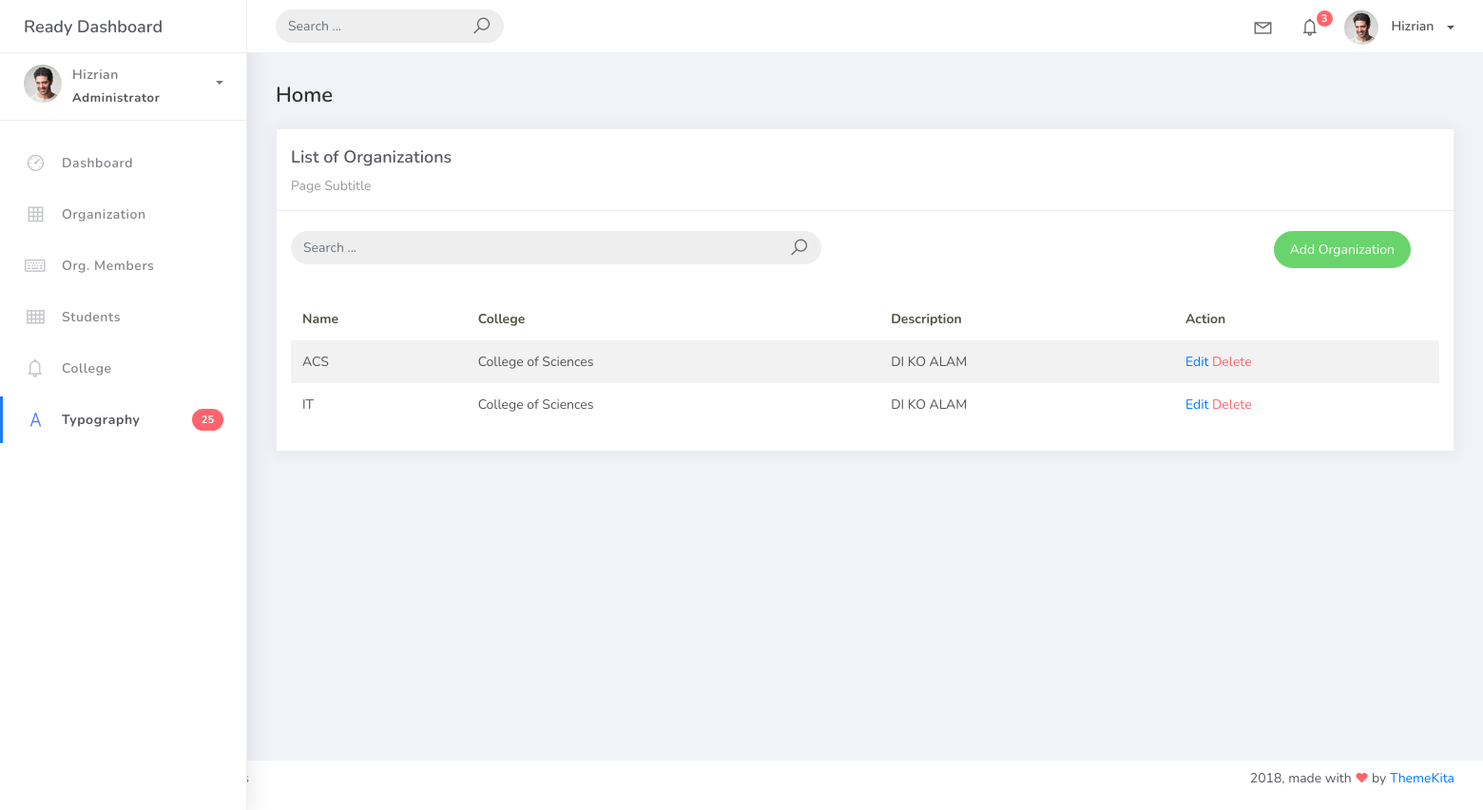
Before: /organization_list with the older database file.
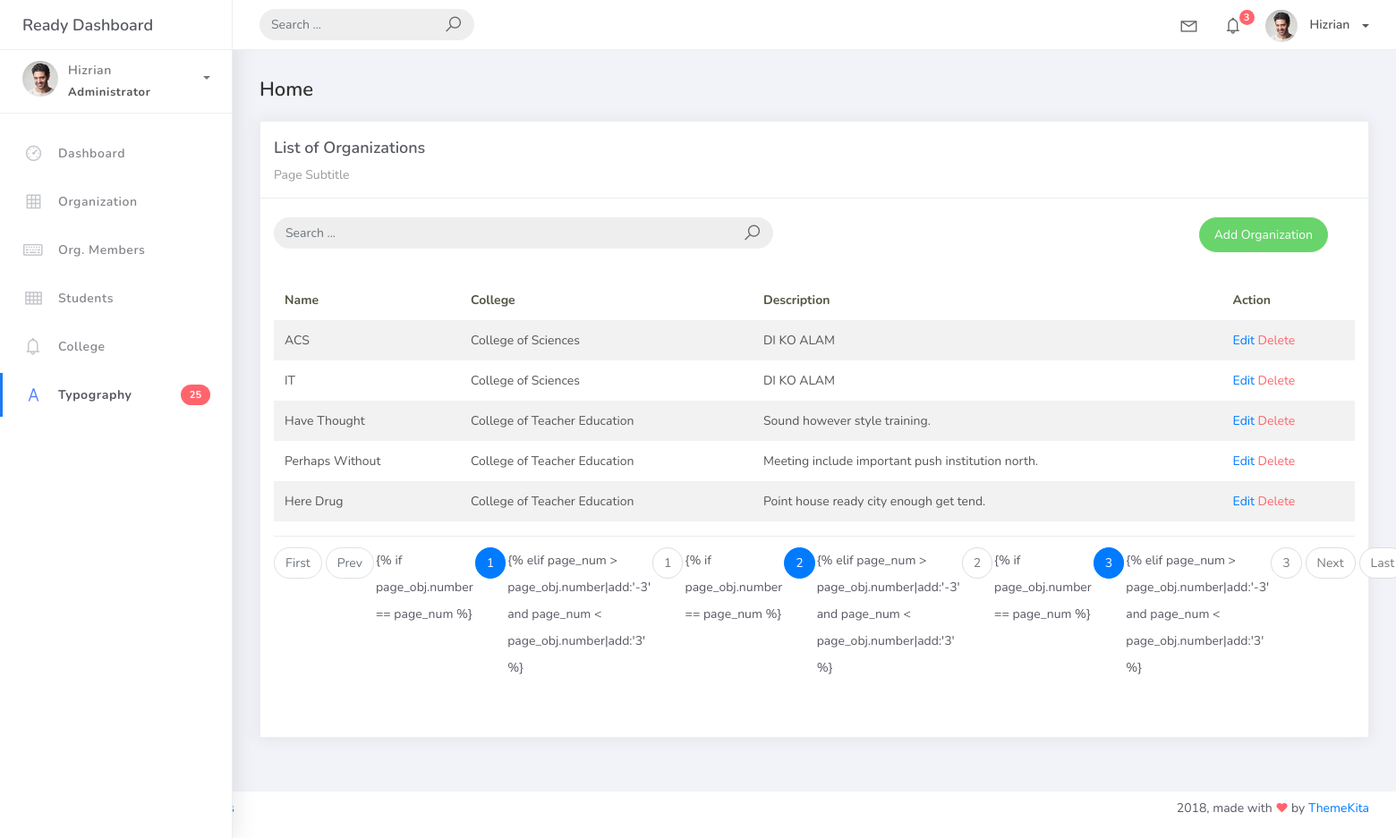
After: the same page with the newer database file.
### studentorg/models.py (models this page shows, shortened)
class BaseModel(models.Model):
    created_at = models.DateTimeField(auto_now_add=True, db_index=True)
    updated_at = models.DateTimeField(auto_now=True)
    class Meta:
        abstract = True

class Organization(BaseModel):
    name = models.CharField(max_length=250)
    college = models.ForeignKey(
        College, null=True, blank=True, on_delete=models.CASCADE)
    description = models.CharField(max_length=500)

class College(BaseModel):
    college_name = models.CharField(max_length=150)
    def __str__(self):
        return self.college_name

### studentorg/views.py (the view)
# urls.py: path('organization_list', OrganizationList.as_view(), name='organization-list'),
class OrganizationList(ListView):
    model = Organization
    context_object_name = 'organization'
    template_name = 'org_list.html'
    paginate_by = 5
    def get_queryset(self, *args, **kwargs):
         qs = super(OrganizationList, self).get_queryset(*args, **kwargs)
         if self.request.GET.get("q") != None:
             query = self.request.GET.get('q')
             qs = qs.filter(Q(name__icontains=query) |
                            Q(description__icontains=query))
         return qs

### templates/org_list.html (shortened to what this page needs)
{% extends 'base.html' %} {% load static %} {% block content %}
<div class="content">
  <div class="container-fluid">
    <h4 class="page-title">Home</h4>
    <div class="row">
      <div class="col-md-12">
        <div class="card">
          <div class="card-header">
            <div class="card-title">List of Organizations</div>
            <div class="card-category">Page Subtitle</div>
          </div>
          <br />
          <div class="col-md-12 row">
            <div class="col-md-6">
              <form
                class="navbar-left navbar-form nav-search mr-md-3"
                action="{% url 'organization-list' %}"
                action="">
                <div class="input-group">
                  <input
                    type="text"
                    placeholder="Search ..."
                    class="form-control"
                    name="q" />
                  <div class="input-group-append">
                    <span class="input-group-text">
                      <i class="la la-search search-icon"></i>
                    </span>
                  </div>
                </div>
              </form>
            </div>
            <div class="col-md-6">
              <div class="pull-right">
                <a
                  href="{% url 'organization-add' %}"
                  class="btn btn-success btn-rounded"
                  >Add Organization</a
                >
              </div>
            </div>
          </div>
          <div class="card-body">
            <table class="table table-striped mt-3">
              <thead>
                <tr>
                  <th scope="col">Name</th>
                  <th scope="col">College</th>
                  <th scope="col">Description</th>
                  <th scope="col">Action</th>
                </tr>
              </thead>
              <tbody>
                {% for object in object_list %}
                <tr>
                  <td>{{ object.name}}</td>
                  <td>{{ object.college }}</td>
                  <td>{{ object.description }}</td>
                  <td>
                    <a href="organization_list/{{ object.id }}">Edit</a>
                    <a
                      href="organization_list/{{ object.id }}/delete"
                      class="text-danger"
                      >Delete</a
                    >
                  </td>
                </tr>
                {% endfor %}
              </tbody>
            </table>
            {% include 'includes/pagination.html' %}
          </div>
        </div>
      </div>
    </div>
  </div>
</div>
{% endblock %}

### templates/base.html (shortened to what this page needs)
{% load static %}
<!DOCTYPE html>
<html>
<head>
	<link rel="stylesheet" href="{% static 'css/bootstrap.min.css' %}">
	<link rel="stylesheet" href="{% static 'css/ready.css'%}">
	<link rel="stylesheet" href="{% static 'css/demo.css'%}">
</head>
<body>
	<div class="wrapper">
		<div class="main-header">
			<div class="logo-header">
				<a href="index.html" class="logo">
					Ready Dashboard
				</a>
			</div>
			<nav class="navbar navbar-header navbar-expand-lg">
				<div class="container-fluid">
					<form class="navbar-left navbar-form nav-search mr-md-3" action="">
						<div class="input-group">
							<input type="text" placeholder="Search ..." class="form-control">
							<div class="input-group-append">
								<span class="input-group-text">
									<i class="la la-search search-icon"></i>
								</span>
							</div>
						</div>
					</form>
					<ul class="navbar-nav topbar-nav ml-md-auto align-items-center">
						<li class="nav-item dropdown hidden-caret">
							<a class="nav-link dropdown-toggle" href="#" id="navbarDropdown" role="button" data-toggle="dropdown" aria-haspopup="true" aria-expanded="false">
								<i class="la la-envelope"></i>
							</a>
						</li>
						<li class="nav-item dropdown hidden-caret">
							<a class="nav-link dropdown-toggle" href="#" id="navbarDropdown" role="button" data-toggle="dropdown" aria-haspopup="true" aria-expanded="false">
								<i class="la la-bell"></i>
								<span class="notification">3</span>
							</a>
						</li>
						<li class="nav-item dropdown">
							<a class="dropdown-toggle profile-pic" data-toggle="dropdown" href="#" aria-expanded="false">
								<img src="{% static 'img/profile.jpg' %}" alt="user-img" width="36" class="img-circle">
								<span >Hizrian</span></span> </a>
							</li>
						</ul>
					</div>
				</nav>
			</div>
			<div class="sidebar">
				<div class="scrollbar-inner sidebar-wrapper">
					<div class="user">
						<div class="photo">
							<img src="{% static 'img/profile.jpg' %}">
						</div>
						<div class="info">
							<a class="" data-toggle="collapse" href="#collapseExample" aria-expanded="true">
								<span>
									Hizrian
									<span class="user-level">Administrator</span>
									<span class="caret"></span>
								</span>
							</a>
						</div>
					</div>
					<ul class="nav">
						<li class="nav-item">
							<a href="index.html">
								<i class="la la-dashboard"></i>
								<p>Dashboard</p>
							</a>
						</li>
						<li class="nav-item">
							<a href="{% url 'organization-list' %}">
								<i class="la la-table"></i>
								<p>Organization</p>
							</a>
						</li>
						<li class="nav-item">
							<a href="forms.html">
								<i class="la la-keyboard-o"></i>
								<p>Org. Members</p>
							</a>
						</li>
						<li class="nav-item">
							<a href="tables.html">
								<i class="la la-th"></i>
								<p>Students</p>
							</a>
						</li>
						<li class="nav-item">
							<a href="notifications.html">
								<i class="la la-bell"></i>
								<p>College</p>
							</a>
						</li>
						<li class="nav-item active">
							<a href="typography.html">
								<i class="la la-font"></i>
								<p>Typography</p>
								<span class="badge badge-danger">25</span>
							</a>
						</li>
					</ul>
				</div>
			</div>
			<div class="main-panel">
				{% block content %}
                {% endblock %}
				</div>
				<footer class="footer">
					<div class="container-fluid">
						<nav class="pull-left">
							<ul class="nav">
								<li class="nav-item">
									<a class="nav-link" href="http://www.themekita.com">
									</a>
								</li>
								<li class="nav-item">
									<a class="nav-link" href="#">
									</a>
								</li>
								<li class="nav-item">
									<a class="nav-link" href="#">
									</a>
								</li>
							</ul>
						</nav>
						<div class="copyright ml-auto">
							2018, made with <i class="la la-heart heart text-danger"></i> by <a href="http://www.themekita.com">ThemeKita</a>
						</div>
					</div>
				</footer>
			</div>
</body>
</html>

### templates/includes/pagination.html (shortened to what this page needs)
{% if is_paginated %}
<div
  class="card-footer px-0 border-0 d-flex flex-column flex-lg-row align-items-center justify-content-between mt-3">
  <nav aria-label="Topics pagination" class="mb-4">
    <ul class="pagination">
      {% if page_obj.number > 1 %}
      <li class="page-item">
        <a class="page-link" href="?page=1">First</a>
      </li>
      {% else %}
      <li class="page-item disabled">
        <span class="page-link">First</span>
      </li>
      {% endif %} {% if page_obj.has_previous %}
      <li class="page-item">
        <a class="page-link" href="?page={{ page_obj.previous_page_number }}"
          >Prev</a
        >
      </li>
      {% else %}
      <li class="page-item disabled">
        <span class="page-link">Prev</span>
      </li>
      {% endif %} {% for page_num in paginator.page_range %} {% if
      page_obj.number == page_num %}
      <li class="page-item active">
        <span class="page-link">
          {{ page_num }}
        </span>
      </li>
      {% elif page_num > page_obj.number|add:'-3' and page_num <
      page_obj.number|add:'3' %}
      <li class="page-item">
        <a class="page-link" href="?page={{ page_num }}">{{ page_num }}</a>
      </li>
      {% endfor %} {% if page_obj.has_next %}
      <li class="page-item">
        <a class="page-link" href="?page={{ page_obj.next_page_number }}"
          >Next</a
        >
      </li>
      {% else %}
      <li class="page-item disabled">
        <span class="page-link">Next</span>
      </li>
      {% endif %} {% if page_obj.number != paginator.num_pages %}
      <li class="page-item">
        <a class="page-link" href="?page={{ paginator.num_pages }}">Last</a>
      </li>
      {% else %}
      <li class="page-item disabled">
        <span class="page-link">Last</span>
      </li>
      {% endif %}
    </ul>
  </nav>
</div>
{% endif %}

Changed rows visible on the page:
added Organization: name "Have Thought", college "College of Teacher Education", description "Sound however style training."
added Organization: name "Perhaps Without", college "College of Teacher Education", description "Meeting include important push institution north."
added Organization: name "Here Drug", college "College of Teacher Education", description "Point house ready city enough get tend."
Other visible differences:
text now shown: "First Prev Next Last"
new list line: "{% if page_obj.number == page_num %} 1 {% elif page_num > page_obj.number|add:'-3' and page_num < page_obj.number|add:'3' %} 1"
new list line: "{% if page_obj.number == page_num %} 2 {% elif page_num > page_obj.number|add:'-3' and page_num < page_obj.number|add:'3' %} 2"
new list line: "{% if page_obj.number == page_num %} 3 {% elif page_num > page_obj.number|add:'-3' and page_num < page_obj.number|add:'3' %} 3"
